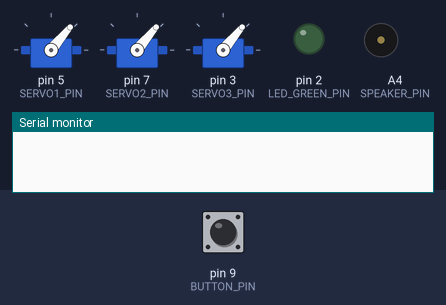
Bench run of a program on a simulated Arduino Micro, built with avr-gcc and run on an emulated ATmega32U4. Shown: 3 × servo, output pins drawn as LEDs (lit = HIGH), buzzer (waves = sounding), the last lines printed to the serial monitor. Inputs (shaded band) come from the test bench; at power-on: pin 9 (BUTTON_PIN) LOW. Random numbers use the default seed unless the program sets one.

Above: at 1.2 s.
1.3 s: pin 9 (BUTTON_PIN) pulled HIGH for 0.15 s
At 1.37 s:
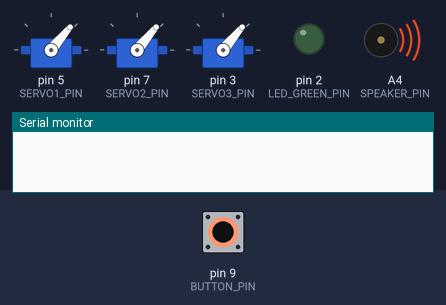
4.3 s: pin 9 (BUTTON_PIN) pulled HIGH for 1 s
At 7.3 s:
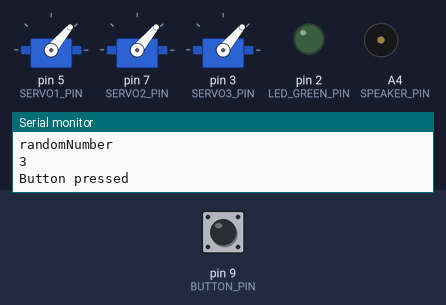
7.4 s: pin 9 (BUTTON_PIN) pulled HIGH for 3.2 s
At 9.36 s:
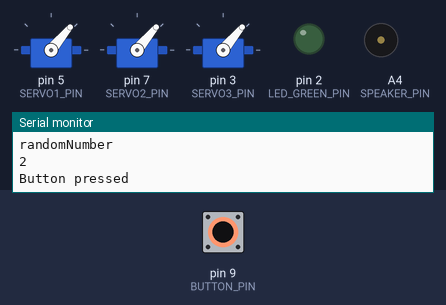
Timing chart, 0 to 12.5 s (numbered marks = the images above; inputs shaded):
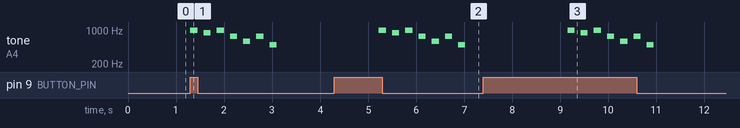

Measured:
- after the input at 1.3 s, tone on A4 (SPEAKER_PIN): plays 988 Hz for 0.15 s, 880 Hz for 0.15 s, 988 Hz for 0.15 s, 740 Hz for 0.15 s, 587 Hz for 0.15 s, 740 Hz for 0.15 s … (7 notes in this stretch), starting at once
- after the input at 4.3 s, tone on A4 (SPEAKER_PIN): plays 988 Hz for 0.15 s, 880 Hz for 0.15 s, 988 Hz for 0.15 s, 740 Hz for 0.15 s, 587 Hz for 0.15 s, 740 Hz for 0.15 s … (7 notes in this stretch), starting after 0.93 s
- after the input at 7.4 s, tone on A4 (SPEAKER_PIN): plays 988 Hz for 0.15 s, 880 Hz for 0.15 s, 988 Hz for 0.15 s, 740 Hz for 0.15 s, 587 Hz for 0.15 s, 740 Hz for 0.15 s … (7 notes in this stretch), starting after 1.8 s

The program:

main.cpp
```cpp
// include the Arduino standard library
#include <Arduino.h>
#include <Servo.h>
#include "pitches.h"
#include <Time.h>

// If servos are added, the PIN should be added, a new servo should be created and some functions should be slightly adapted.
#define SERVO1_PIN 5
#define SERVO2_PIN 7
#define SERVO3_PIN 3
//#define SERVO4_PIN X
//#define SERVO5_PIN Y
#define BUTTON_PIN 9
#define LED_GREEN_PIN 2
#define LED_RED_PIN 5
#define SPEAKER_PIN A4

// The soundduration and the soundPause between the tones of the melody.
int soundDuration = 150; // milliseconds
int soundPause = 275; // milliseconds

// Create four servoobjects.
Servo myServo1;
Servo myServo2;
Servo myServo3;
//Servo myServo4;

// variables will change:
int buttonState = 0;  // variable for reading the pushbutton status

// const will not change:
const int numServos = 3; // Number of attached servos.
const int standardPosition = 50; // Value for the standardposition of the servos.
const int ejectionPosition = 95; // Value for the ejectionposition of the servos.

// This returns a randomly myServo1, myServo2 or myServo3. If servos are added random() should be adopted
// and the additional servos should be added.
Servo randomServo() {
  static bool srand_called = false;
  if (!srand_called) {
    srand(time(nullptr));
    srand_called = true;
  }

  int randomNumber = random(3) + 1;
  Serial.println("numServos");
  Serial.println(numServos);
  Serial.println("randomNumber");
  Serial.println(randomNumber);

  switch (randomNumber) {
    case 1:
      return myServo1;
    case 2:
      return myServo2;
    case 3:
      return myServo3;
    // Additional servos should be added here.
    //case 4:
    //  return myServo4;
    // case 5:
    //   return myServo5;
    // case 6:
    //   return myServo6;
    // ...
    default:
      Serial.println("Error: randomServo selected invalid servo number.");
      return myServo1; // Return a default servo if something goes wrong.
  }
}


// Attaches the hardware to the pins defined above in #define.
void attachingServos() {
  myServo1.attach(SERVO1_PIN);
  myServo2.attach(SERVO2_PIN);
  myServo3.attach(SERVO3_PIN);
  //myServo4.attach(SERVO4_PIN);
  //myServo5.attach(SERVO5_PIN);
}

// Configures the specified pin to behave either as an input or an output.
void pinModeCreating() {
  pinMode(BUTTON_PIN, INPUT);
  pinMode(LED_GREEN_PIN, OUTPUT);
  pinMode(LED_RED_PIN, OUTPUT);
}

// Sets the startingposition of the servos.
void positionAtSetup() {
  myServo1.write(standardPosition);
  myServo2.write(standardPosition);
  myServo3.write(standardPosition);
  // myServo4.write(standardPosition);
  // myServo5.write(standardPosition);
}

// Attaches the Servos, configures the pins, set the position of all servos to the same value and
// calls the randomSeed() function, which seeds the random number generator
// on the Arduino board with a value obtained by reading the analog input on pin 0.
void setup() {
  attachingServos();
  pinModeCreating();
  positionAtSetup();
  randomSeed(analogRead(0));
}

// The melody of the Hot Butter - Popcornsong using pitches.h. The delays should not be removed, so the button
// can not be pressed multiple times.
void melody() {
  tone(SPEAKER_PIN, NOTE_B5, soundDuration);
  delay(soundPause);
  tone(SPEAKER_PIN, NOTE_A5, soundDuration);
  delay(soundPause);
  tone(SPEAKER_PIN, NOTE_B5, soundDuration);
  delay(soundPause);
  tone(SPEAKER_PIN, NOTE_FS5, soundDuration);
  delay(soundPause);
  tone(SPEAKER_PIN, NOTE_D5, soundDuration);
  delay(soundPause);
  tone(SPEAKER_PIN, NOTE_FS5, soundDuration);
  delay(soundPause);
  tone(SPEAKER_PIN, NOTE_B4, soundDuration);
  delay(soundPause);
  delay(1000);
}

// If LEDs are used, this function can also be used. The functions should than be commented out at buttonPressed() and buttonNotPressed()
// If a LED is used, this function turns off a LED at the LED_GREEN_PIN PIN and turns on a LED on
// the LED_RED_PIN PIN.
void greenOffRedOn() {
  digitalWrite(LED_GREEN_PIN, LOW);
  digitalWrite(LED_RED_PIN, HIGH);
}

// If a LED is used, this function turns on a LED at the LED_GREEN_PIN PIN and turns off a LED on
// the LED_RED_PIN PIN.
void greenOnRedOff() {
  digitalWrite(LED_GREEN_PIN, HIGH);
  digitalWrite(LED_RED_PIN, LOW);
}

// This function runs the popcornmelody, select randomly one of the servos and runs the ejectionprocess. At the end
// the servo goes back to the standardposition.
void buttonPressed() {
  //greenOffRedOn();
  melody();
  Servo selectedServo = randomServo();
  selectedServo.write(ejectionPosition);
  Serial.println("Button pressed");
  delay(1000);
  selectedServo.write(standardPosition);
}

// This function is not used at the moment in loop(). If you want to use it comment it out at loop().
void buttonNotPressed() {
  Serial.println("Button NOT pressed");
  //greenOnRedOff();
}

void loop() {
// read the state of the button value:
    buttonState = digitalRead(BUTTON_PIN);

    // Check if the button is pressed. If it is, buttonPressed is executed.
    if (buttonState == HIGH) {
        buttonPressed();

    // If the button is not pressed, buttonNotPressed is executed. This can be commented out, if you use buttonNotPressed
    // for printing or for LEDs for example.
    // } else {
    //    buttonNotPressed();
    }
}
```

pitches.h
```cpp
/*************************************************

 * Public Constants

 *************************************************/

#define NOTE_B0  31
#define NOTE_C1  33
#define NOTE_CS1 35
#define NOTE_D1  37
#define NOTE_DS1 39
#define NOTE_E1  41
#define NOTE_F1  44
#define NOTE_FS1 46
#define NOTE_G1  49
#define NOTE_GS1 52
#define NOTE_A1  55
#define NOTE_AS1 58
#define NOTE_B1  62
#define NOTE_C2  65
#define NOTE_CS2 69
#define NOTE_D2  73
#define NOTE_DS2 78
#define NOTE_E2  82
#define NOTE_F2  87
#define NOTE_FS2 93
#define NOTE_G2  98
#define NOTE_GS2 104
#define NOTE_A2  110
#define NOTE_AS2 117
#define NOTE_B2  123
#define NOTE_C3  131
#define NOTE_CS3 139
#define NOTE_D3  147
#define NOTE_DS3 156
#define NOTE_E3  165
#define NOTE_F3  175
#define NOTE_FS3 185
#define NOTE_G3  196
#define NOTE_GS3 208
#define NOTE_A3  220
#define NOTE_AS3 233
#define NOTE_B3  247
#define NOTE_C4  262
#define NOTE_CS4 277
#define NOTE_D4  294
#define NOTE_DS4 311
#define NOTE_E4  330
#define NOTE_F4  349
#define NOTE_FS4 370
#define NOTE_G4  392
#define NOTE_GS4 415
#define NOTE_A4  440
#define NOTE_AS4 466
#define NOTE_B4  494
#define NOTE_C5  523
#define NOTE_CS5 554
#define NOTE_D5  587
#define NOTE_DS5 622
#define NOTE_E5  659
#define NOTE_F5  698
#define NOTE_FS5 740
#define NOTE_G5  784
#define NOTE_GS5 831
#define NOTE_A5  880
#define NOTE_AS5 932
#define NOTE_B5  988
#define NOTE_C6  1047
#define NOTE_CS6 1109
#define NOTE_D6  1175
#define NOTE_DS6 1245
#define NOTE_E6  1319
#define NOTE_F6  1397
#define NOTE_FS6 1480
#define NOTE_G6  1568
#define NOTE_GS6 1661
#define NOTE_A6  1760
#define NOTE_AS6 1865
#define NOTE_B6  1976
#define NOTE_C7  2093
#define NOTE_CS7 2217
#define NOTE_D7  2349
#define NOTE_DS7 2489
#define NOTE_E7  2637
#define NOTE_F7  2794
#define NOTE_FS7 2960
#define NOTE_G7  3136
#define NOTE_GS7 3322
#define NOTE_A7  3520
#define NOTE_AS7 3729
#define NOTE_B7  3951
#define NOTE_C8  4186
#define NOTE_CS8 4435
#define NOTE_D8  4699
#define NOTE_DS8 4978
```
